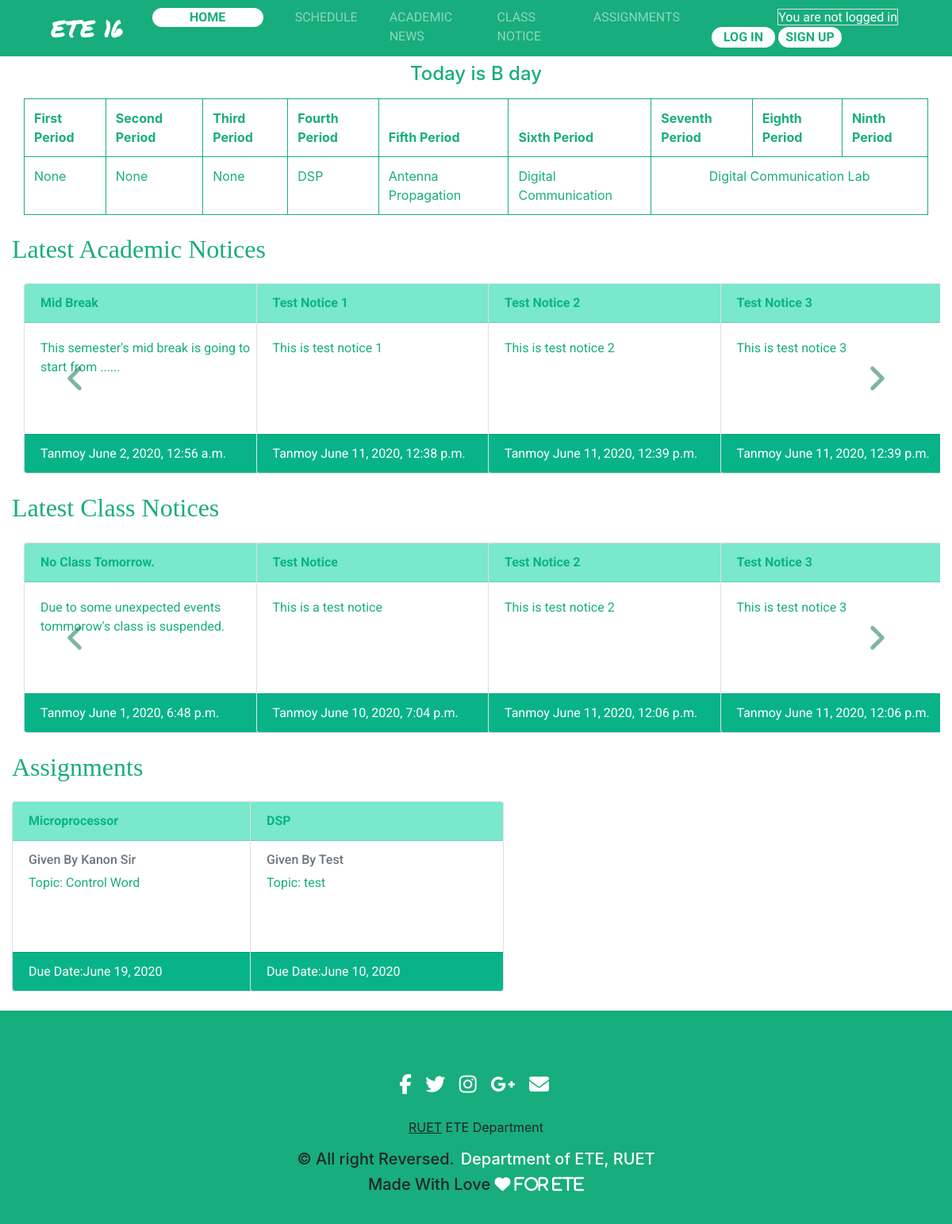
The page / on the database its author committed.
### schedule/models.py (models this page shows, shortened)
class Schedule(models.Model):
	DAY_CHOICES = [
	('A','A'),
	('B','B'),
	('C','C'),
	('D','D'),
	('E','E'),
	]
	day = models.CharField(max_length=1,choices=DAY_CHOICES)
	date = models.DateField(auto_now_add=True)
	def __str__(self):
		return self.day

class Routine(models.Model):
	DAY_CHOICES = [
	('A','A'),
	('B','B'),
	('C','C'),
	('D','D'),
	('E','E'),
	]
	day = models.CharField(max_length=1,choices=DAY_CHOICES)
	morning_lab = models.BooleanField(default = False)
	first_period = models.CharField(max_length=30, null = " ",blank=True,default = "-")
	second_period = models.CharField(max_length=30, null = " ",blank=True,default = "-")
	third_period = models.CharField(max_length=30, null = " ",blank=True,default = "-")
	after_morning_lab=models.BooleanField(default = False)
	fourth_period = models.CharField(max_length=30, null = " ",blank=True,default = "-")
	fifth_period = models.CharField(max_length=30, null = " ",blank=True,default = "-")
	sixth_period = models.CharField(max_length=30, null = " ",blank=True,default = "-")
	afternoon_lab=models.BooleanField(default = False)
	seventh_period = models.CharField(max_length=30, null = " ",blank=True,default = "-")
	eigth_period = models.CharField(max_length=30, null = " ",blank=True,default = "-")
	ninth_period = models.CharField(max_length=30, null = " ",blank=True,default = "-")

### academicnotice/models.py (models this page shows, shortened)
class AcademicNotice(models.Model):
	title = models.CharField(max_length=255)
	body = models.TextField()
	date = models.DateTimeField(auto_now_add=True)
	author = models.ForeignKey(
		get_user_model(),
		on_delete = models.CASCADE,
		)

### users/models.py (models this page shows)
class CustomUser(AbstractUser):
	roll = models.IntegerField(validators=[MinValueValidator(1604001),MaxValueValidator(1604060)],null=True,blank=False)
	email = models.EmailField(null=False,blank=False)
	REQUIRED_FIELDS = ['roll','email']

### ClassNotice/models.py (models this page shows, shortened)
class ClassNotice(models.Model):
	title = models.CharField(max_length=255)
	body = models.TextField()
	date = models.DateTimeField(auto_now_add = True)
	author = models.ForeignKey(
		settings.AUTH_USER_MODEL,
		on_delete = models.CASCADE,
		)

### Assignments/models.py (models this page shows, shortened)
class Assignments(models.Model):
	subject = models.CharField(max_length=20)
	topics = models.CharField(max_length=200)
	teacher = models.CharField(max_length=40)
	due_date = models.DateField(auto_now_add = False)
	author = models.ForeignKey(
		settings.AUTH_USER_MODEL,
		on_delete = models.CASCADE,
		)

### pages/views.py (the view)
# urls.py: path('',HomePageView,name='home')
def HomePageView(request):
	day = Schedule.objects.all()[0]
	context = {
		"day":day,
	}
	routine = get_routine(str(day))
	context["routine"] = routine
	academic_notices = AcademicNotice.objects.all()
	context["academic_notices"] = academic_notices
	class_notices = ClassNotice.objects.all()
	context["class_notices"] = class_notices
	assignments = Assignments.objects.all()[:4]
	context["assignments"] = assignments
	return render(request,'home.html',context)

### schedule/views.py (called while the page is built)
def get_routine(day):
	if str(day) == "A":
		routine=Routine.objects.get(day="A")
	elif str(day) == "B":
		routine=Routine.objects.get(day="B")
	elif str(day) == "C":
		routine=Routine.objects.get(day="C")
	elif str(day) == "D":
		routine=Routine.objects.get(day="D")
	elif str(day) == "E":
		routine=Routine.objects.get(day="E")
	return routine

### templates/home.html (shortened to what this page needs)
{% extends 'base.html' %}
{% block content %}
	<div class="container-fluid mb-6 mt-2 ">
	<h4 class="text-center mb-3 custom-header">Today is {{ day }} day</h2>
 	<table class="table table-bordered table-responsive-sm">
		<thead>
		<tr>
		  <th scope="col">First Period</th>
		  <th scope="col">Second Period</th>
		  <th scope="col">Third Period</th>
		  <th scope="col">Fourth Period</th>
		  <th scope="col">Fifth Period</th>
		  <th scope="col">Sixth Period</th>
		  <th scope="col">Seventh Period</th>
		  <th scope="col">Eighth Period</th>
		  <th scope="col">Ninth Period</th>
		</tr>
		</thead>
		<tbody>
		<tr>
			{% if routine.morning_lab %}
		  <td colspan="3" class="text-center">{{ routine.first_period }}</td>
		    {% else %}
		  <td>{{ routine.first_period }}</td>
		  <td>{{ routine.second_period }}</td>
		  <td>{{ routine.third_period }}</td>
		    {% endif %}
		    {% if routine.after_morning_lab %}
		  <td colspan="3" class="text-center">{{ routine.fourth_period }}</td>
		  	{% else %}
		  <td>{{ routine.fourth_period }}</td>
		  <td>{{ routine.fifth_period }}</td>
		  <td>{{ routine.sixth_period }}</td>
		    {% endif %}
		    {% if routine.afternoon_lab %}
		  <td colspan="3" class="text-center">{{ routine.seventh_period }}</td>
		  	{% else %}
		  <td>{{ routine.seventh_period }}</td>
		  <td>{{ routine.eighth_period }}</td>
		  <td>{{ routine.ninth_period }}</td>
		    {% endif %}
		</tr>
		</tbody>
	</table>
	</div>
	<h2 class="mt-4 mb-4">Latest Academic Notices</h2>
	<div id="inam1" class="carousel slide" data-ride="carousel">
		<div class="carousel-inner">
			<div class="carousel-item active">
			<div class="container-fluid">
			<div class="row flex-row">
			{% for academic_notice in academic_notices|slice:":4" %}
			<div class="col-lg-3 col-sm-12">
            <div class="card ml-auto mr-auto">
      			<div class="card-header font-weight-bold">{{ academic_notice.title }}</div>
            	<div class="card-body">
            		<p class="card-text">{{ academic_notice.body }}</p>
            	</div>
            	<div class="card-footer text-muted ">{{ academic_notice.author }} {{ academic_notice.date }}</div>
        	</div>
        	</div>
			{% endfor %}
			</div>
			</div>
			</div>
		</div>
				<a href="#inam1" class="carousel-control-prev" data-slide="prev">
					<i class="fa fa-angle-left" aria-hidden="true"></i>
				</a>
				<a href="#inam1" class="carousel-control-next" data-slide="next">
					<i class="fa fa-angle-right" aria-hidden="true"></i>
				</a>
	</div>
	<h2 class="mt-4 mb-4">Latest Class Notices</h2>
	<div id="inam2" class="carousel slide" data-ride="carousel">
		<div class="carousel-inner">
			<div class="carousel-item active">
			<div class="container-fluid">
			<div class="row">
			{% for class_notice in class_notices|slice:":4" %}
			<div class="col-lg-3 col-sm-12">
            <div class="card ml-auto mr-auto">
      			<div class="card-header font-weight-bold">{{ class_notice.title }}</div>
            	<div class="card-body">
            		<p class="card-text">{{ class_notice.body }}</p>
            	</div>
            	<div class="card-footer text-muted ">{{ class_notice.author }} {{ class_notice.date }}</div>
        	</div>
        	</div>
			{% endfor %}
			</div>
			</div>
			</div>
		</div>
				<a href="#inam2" class="carousel-control-prev" data-slide="prev">
					<i class="fa fa-angle-left" aria-hidden="true"></i>
				</a>
				<a href="#inam2" class="carousel-control-next" data-slide="next">
					<i class="fa fa-angle-right" aria-hidden="true"></i>
				</a>
	</div>
	<h2 class="mt-4 mb-4">Assignments</h2>
	<div class="row">
	  {% for assignment in assignments %}
	<div class="col-lg-3 col-sm-12">
    <div class="card ml-auto mr-auto">
      <div class="card-header font-weight-bold">{{ assignment.subject }}</div>
      <div class="card-body">
        <h6 class="card-subtitle mb-2 text-muted">Given By {{ assignment.teacher }}</h6>
          <p class="card-text">Topic: {{assignment.topics}} </p>
      </div>
      <div class="card-footer text-muted">
        Due Date:{{ assignment.due_date }}
      </div>
    </div>
    </div>
  		{% endfor %}
  </div>
{% endblock content %}

### static/css/base.css (style rules this page uses)
h2 { font-family: 'Arvo', serif; color : #18AD7C; }
.table { background-color: white; color: #18AD7C; }
table.table-bordered > thead > tr > th { border:1px solid #18AD7C; }
table.table-bordered > tbody > tr > td { border:1px solid #18AD7C; }
.custom-header { color: #18AD7C; animation: move 3s; -webkit-animation: move 3s; }
table thead tr { background-color:; ; }
tr { color: #18AD7C; }
.card { width: 20rem; height: 15rem; font-family: 'Lato', sans-serif; font-family: 'Open Sans', sans-serif; font-family: 'Roboto', sans-serif; }
.card::before, .card::after { position: absolute; top: 0; right: 0; bottom: 0; left: 0; transform: scale3d(0, 0, 1); transition: transform .3s ease-out 0s; background: rgba(255, 255, 255, 0.1); content: ''; pointer-events: none; }
.card::before { transform-origin: left top; }
.card::after { transform-origin: right bottom; }
.card .card-header { background: #79e8cc; color : #09b388; }
.card .card-body { color: #18AD7C !important; }
.card .card-footer { background: #09b388 ; color: white !important ; }
.carousel-control-prev i { color: #016b50 ; font-size: 2.5rem; margin-right: 15px; }
.carousel-control-next i { color: #016b50 ; font-size: 2.5rem; margin-left: 15px; }

### rows shown on the page
Schedule: day "B"
Routine: first_period "None", second_period "None", third_period "None", fourth_period "DSP", fifth_period "Antenna Propagation", sixth_period "Digital Communication", seventh_period "Digital Communication Lab"
AcademicNotice: title "Mid Break", body "This semester's mid break is going to start from ......", author "Tanmoy", date "June 2, 2020, 12:56 a.m."
AcademicNotice: title "Test Notice 1", body "This is test notice 1", author "Tanmoy", date "June 11, 2020, 12:38 p.m."
AcademicNotice: title "Test Notice 2", body "This is test notice 2", author "Tanmoy", date "June 11, 2020, 12:39 p.m."
AcademicNotice: title "Test Notice 3", body "This is test notice 3", author "Tanmoy", date "June 11, 2020, 12:39 p.m."
ClassNotice: title "No Class Tomorrow.", body "Due to some unexpected events tommorow's class is suspended.", author "Tanmoy", date "June 1, 2020, 6:48 p.m."
ClassNotice: title "Test Notice", body "This is a test notice", author "Tanmoy", date "June 10, 2020, 7:04 p.m."
ClassNotice: title "Test Notice 2", body "This is test notice 2", author "Tanmoy", date "June 11, 2020, 12:06 p.m."
ClassNotice: title "Test Notice 3", body "This is test notice 3", author "Tanmoy", date "June 11, 2020, 12:06 p.m."
Assignments: subject "Microprocessor", teacher "Kanon Sir", topics "Control Word", due_date "June 19, 2020"
Assignments: subject "DSP", teacher "Test", topics "test", due_date "June 10, 2020"
